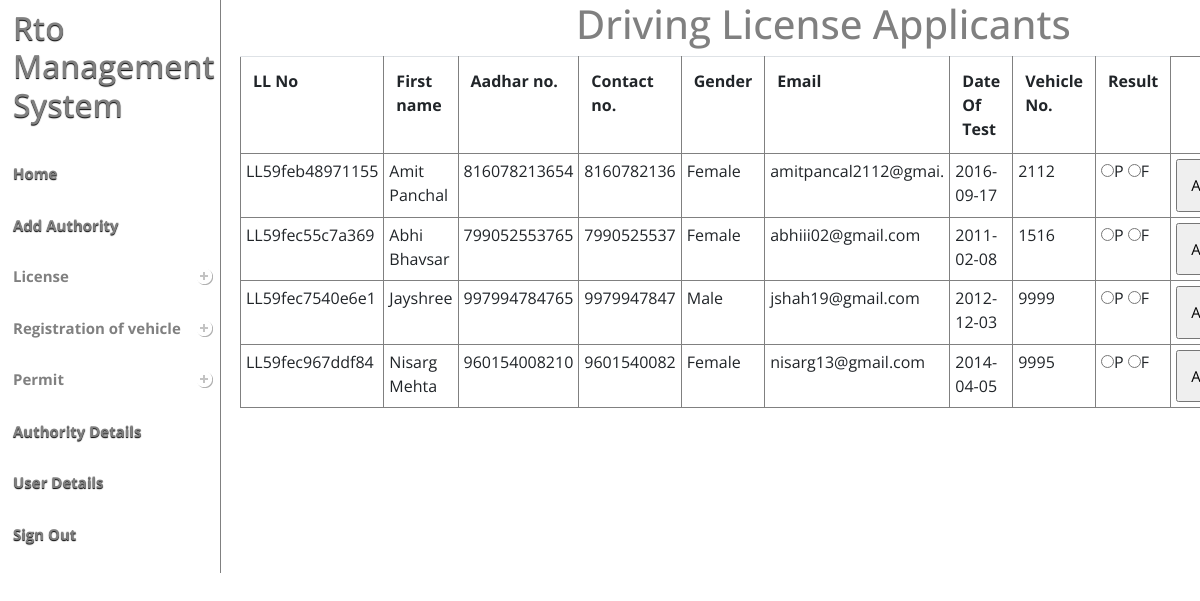
Page /rto_mng_system1/rto_mng_system1/admin/drivingLicense.php on the committed database.
### tables this page shows
CREATE TABLE `user` (
  `U_id` int(11) NOT NULL,
  `Name` text NOT NULL,
  `email` varchar(20) NOT NULL,
  `Address` text NOT NULL,
  `Aadharno` bigint(11) NOT NULL,
  `Gender` tinyint(1) NOT NULL,
  `Contact` bigint(10) NOT NULL
);

### rto_mng_system1/rto_mng_system1/admin/drivingLicense.php (the view, shortened to what this page needs)
<!DOCTYPE html PUBLIC "-//W3C//DTD XHTML 1.0 Transitional//EN" >
<?php
   include('index.php');
?>
<html>
<head>
<link rel="stylesheet" type="text/css" href="menu.css" />
</head>
<body >
<div style="margin-left:48%;margin-top:%;font-family: 'Open Sans', sans-serif;color:gray"><h1>Driving License Applicants</h1></div>
<div >
<table class="table" style="border:1px solid gray;overflow-y:scroll;!important">
  <tr >
    <th>LL No</th>
    <th>First name</th>
	<th>Aadhar no.</th>
    <th>Contact no.</th>
	<th>Gender</th>
    <th>Email</th>
    <th>Date Of Test</th>
    <th>Vehicle No.</th>
    <th>Result</th>
  </tr>
  <?php
	   $sql2 = "SELECT * FROM `driving license` WHERE `approval_status` = 0";
	   $result2 = mysql_query($sql2);
      while($row2 = mysql_fetch_array($result2))
	  {
	   $sql1 = "SELECT * FROM `user` WHERE `U_id` = '$row2[U_id]'";
	   $result1 = mysql_query($sql1);
	   $row1 = mysql_fetch_array($result1);
  ?>
  <form method="POST" action="dl_approval1.php">
  <tr>
    <td><?php echo $row2['ll_no'];?></td>
    <td><?php echo $row1['Name'];?></td>
	 <td><?php echo $row1['Aadharno'];?></td>
    <td><?php echo $row1['Contact'];?></td>
	 <td><?php
	if($row1['Gender'] == "1")
		{echo "Male";}
	else
	{echo "Female";}
		?></td>
    <td><?php echo $row1['email'];?></td>
	 <td><?php echo $row2['Date_of_test'];?></td>
    <td><?php echo $row2['vehicle_no'];?></td>
	 <td><input type="radio" name="result" value="0"/>P
	 <input type="radio" name="result" value="1"/>F</td>
    <td><input type="submit" name="submit" value = "Approve" style="padding:13px;width:100%;font-size:15px;"></td>
   </form>
  <?php
	  }
  ?>
</table>
</div>
</body>
</html>

### rto_mng_system1/rto_mng_system1/admin/index.php (shortened to what this page needs)
 <!doctype html>
<html lang=''>
<head>
   <link rel="stylesheet" href="styles.css">
   <link rel="stylesheet" href="bootstrap.min.css">
</head>
<body>
<div id='cssmenu' style="border-right:1px solid gray;z-index:0;float:left;">
<ul>
   <li class="active"><a  href=''><span><h2>Rto Management System</h2></span></a></li>
   <li class="active"><a  href='home1.php'><span>Home</span></a></li>
   <li class="active"><a  href='addAuthority.php'><span>Add Authority</span></a></li>
   <li class='has-sub'><a href=''><span>License</span></a>
   </li>
     <li  class='has-sub'><a href=''><span>Registration of vehicle</span></a>
	 </li>
	 <li  class='has-sub'><a href='#'><span>Permit</span></a>
</li>
   <li class="active"><a href='authorityDetails.php'><span>Authority Details</span></a></li>
   <li class="active"><a href='userDetails.php'><span>User Details</span></a></li>
   <li class="active"><a href='logout.php'><span>Sign Out</span></a></li>
</ul>
</div>
</body>
<html>

### rto_mng_system1/rto_mng_system1/admin/styles.css (style rules this page uses)
#cssmenu, #cssmenu ul, #cssmenu li, #cssmenu a { margin: 0; padding: 0; list-style: none; font-weight: normal; text-decoration: none; line-height: 1; font-family: 'Open Sans', sans-serif; font-size: 14px; }
#cssmenu a { line-height: 1.3; }
#cssmenu { width: 221px; background: white; padding: 3px; height:100%; }
#cssmenu > ul > li { margin: 0 0 20px 0; }
#cssmenu > ul > li > a { font-size: 15px; display: block; color: #ffffff; background: white; }
#cssmenu > ul > li > a > span { display: block; padding: 6px 10px; font-weight: bold; color:gray; }
#cssmenu > ul > li.active { border-bottom: none; }
#cssmenu > ul > li.active > a { background-color:none; color: #fff; text-shadow: 0 1px 1px #000; }
#cssmenu > ul > li.has-sub > a span { background: url(images/icon_plus.png) 98% center no-repeat; }

### rto_mng_system1/rto_mng_system1/admin/index.php (style rules this page uses)
body { overflow-x:scroll; }

### rto_mng_system1/rto_mng_system1/admin/drivingLicense.php (style rules this page uses)
.table { position:fixed; z-index:999; padding:0px; margin-left:20%; margin-top:0%; font-family: 'Open Sans', sans-serif; width:77%; height:auto; overflow-y:scroll; }
.table td,th,tr { border:1px solid gray; padding:5px; }

### rows in the picture
driving license: ll_no "LL59feb48971155", U.Name "Amit Panchal", U.Aadharno "816078213654", U.Contact "8160782136", shows "Female", U.email "amitpancal2112@gmai.", Date_of_test "2016-09-17", vehicle_no "2112"
driving license: ll_no "LL59fec55c7a369", U.Name "Abhi Bhavsar", U.Aadharno "799052553765", U.Contact "7990525537", shows "Female", U.email "abhiii02@gmail.com", Date_of_test "2011-02-08", vehicle_no "1516"
driving license: ll_no "LL59fec7540e6e1", U.Name "Jayshree", U.Aadharno "997994784765", U.Contact "9979947847", shows "Male", U.email "jshah19@gmail.com", Date_of_test "2012-12-03", vehicle_no "9999"
driving license: ll_no "LL59fec967ddf84", U.Name "Nisarg Mehta", U.Aadharno "960154008210", U.Contact "9601540082", shows "Female", U.email "nisarg13@gmail.com", Date_of_test "2014-04-05", vehicle_no "9995"
